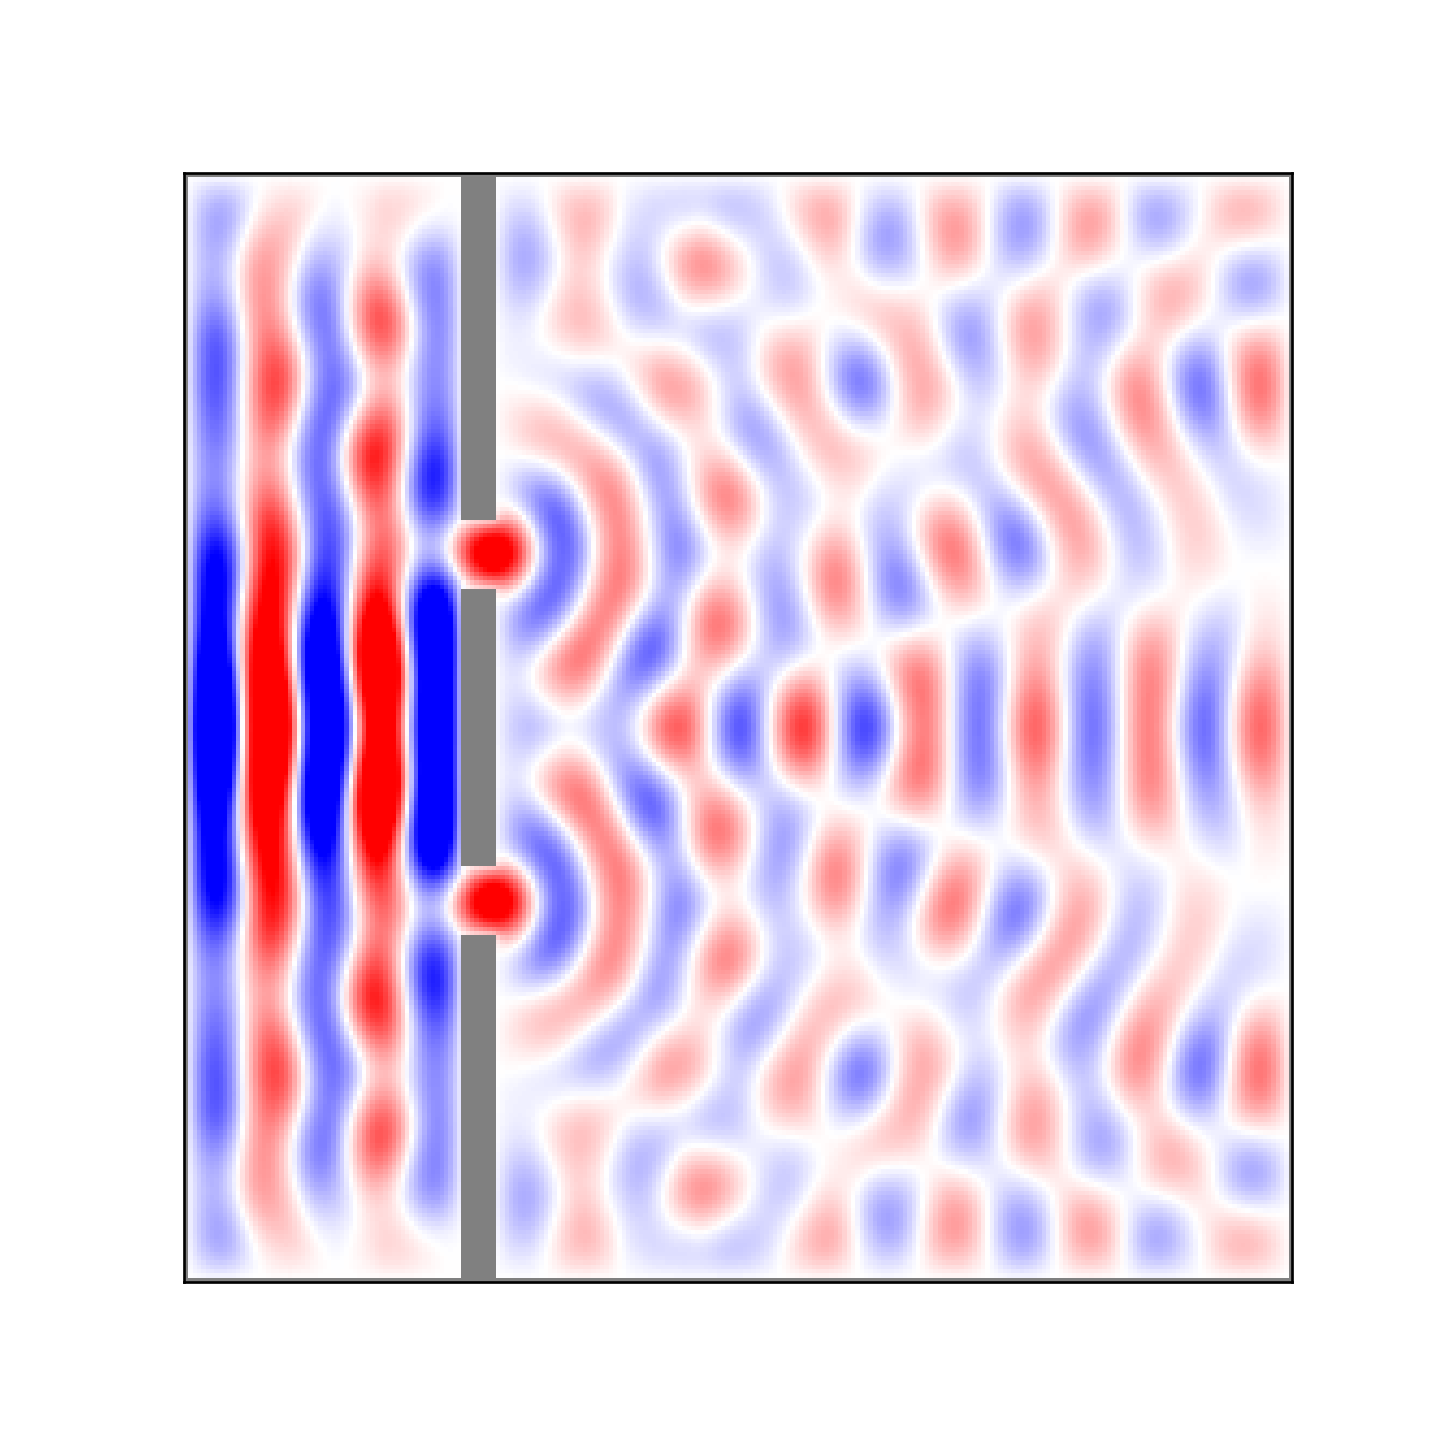

Write Python code to recreate this figure.
import matplotlib.pyplot as plt
import numpy as np

"""
Create Your Own Finite Difference Wave Equation Simulation (With Python)
Philip Mocz (2023), @PMocz

Simulate the Wave Equation
with the finite difference method

"""


def main():
	""" Finite Difference simulation """
	
	# Simulation parameters
	N              = 256   # resolution
	boxsize        = 1.    # box size
	c              = 1.    # wave speed
	t              = 0     # time
	tEnd           = 2.    # stop time
	plotRealTime   = True  # switch for plotting simulation in real time
	
	# Mesh
	dx = boxsize / N
	dt = (np.sqrt(2)/2) * dx / c
	aX = 0   # x-axis
	aY = 1   # y-axis
	R = -1   # right
	L = 1    # left
	fac = dt**2 * c**2 / dx**2

	xlin = np.linspace(0.5*dx, boxsize-0.5*dx, N)
	Y, X = np.meshgrid( xlin, xlin )
	
	# Generate Initial Conditions & mask
	U = np.zeros((N,N))
	mask = np.zeros((N,N),dtype=bool)
	mask[0,:]  = True
	mask[-1,:] = True
	mask[:,0]  = True
	mask[:,-1] = True
	mask[int(N/4):int(N*9/32),:N-1]     = True
	mask[1:N-1,int(N*5/16):int(N*3/8)]  = False
	mask[1:N-1,int(N*5/8):int(N*11/16)] = False
	U[mask] = 0
	Uprev = 1.*U

	# prep figure
	fig = plt.figure(figsize=(6,6), dpi=80)
	cmap = plt.cm.bwr
	cmap.set_bad('gray')
	outputCount = 1
	
	# Simulation Main Loop
	while t < tEnd:
		
		# calculate laplacian 
		ULX = np.roll(U, L, axis=aX)
		URX = np.roll(U, R, axis=aX)
		ULY = np.roll(U, L, axis=aY)
		URY = np.roll(U, R, axis=aY)
		
		laplacian = ( ULX + ULY - 4*U + URX + URY )
		
		# update U
		Unew = 2*U - Uprev + fac * laplacian
		Uprev = 1.*U
		U = 1.*Unew
		
		# apply boundary conditions (Dirichlet/inflow)
		U[mask] = 0
		U[0,:] = np.sin(20*np.pi*t) * np.sin(np.pi*xlin)**2
		
		# update time
		t += dt
		
		print(t)
		
		# plot in real time
		if (plotRealTime) or (t >= tEnd):
			plt.cla()
			Uplot = 1.*U
			Uplot[mask] = np.nan
			plt.imshow(Uplot.T, cmap=cmap)
			plt.clim(-3, 3)
			ax = plt.gca()
			ax.invert_yaxis()
			ax.get_xaxis().set_visible(False)
			ax.get_yaxis().set_visible(False)	
			ax.set_aspect('equal')	
			plt.pause(0.001)
			outputCount += 1
			
	
	# Save figure
	plt.savefig('finitedifference.png',dpi=240)
	plt.show()
	    
	return 0


if __name__== "__main__":
  main()

